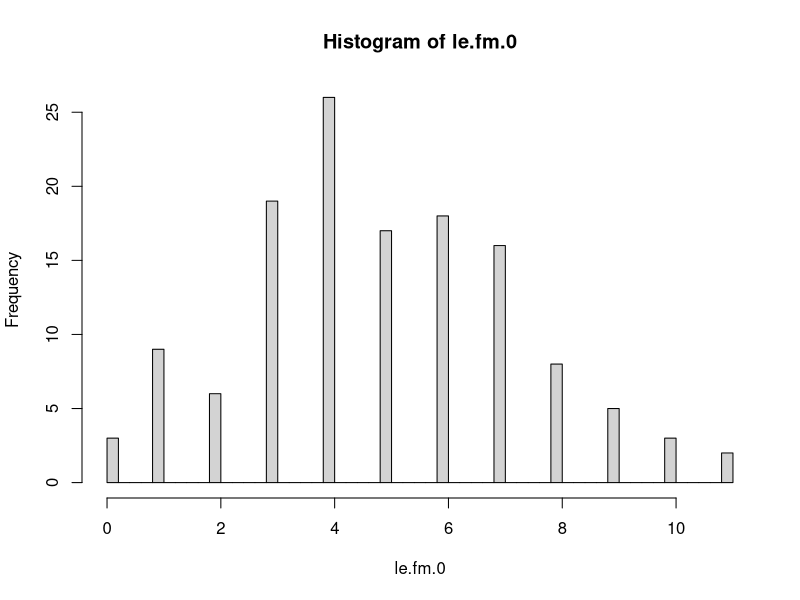
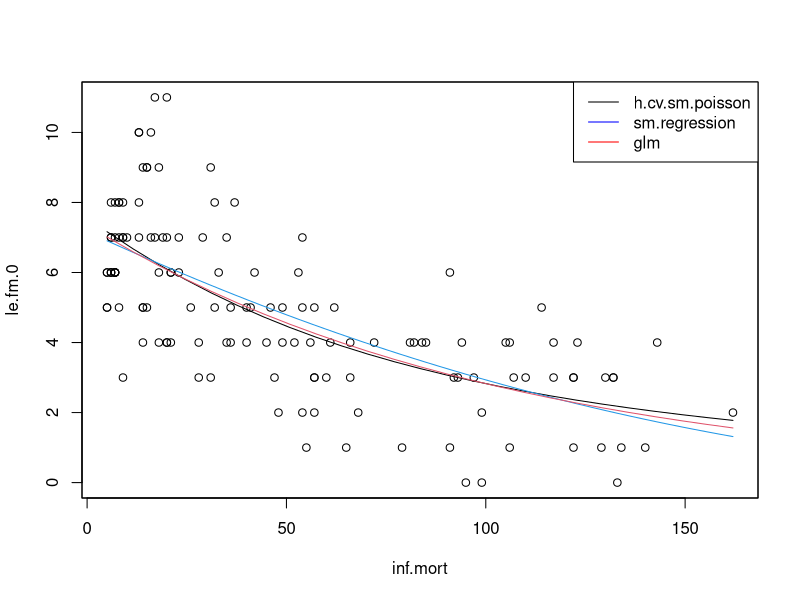
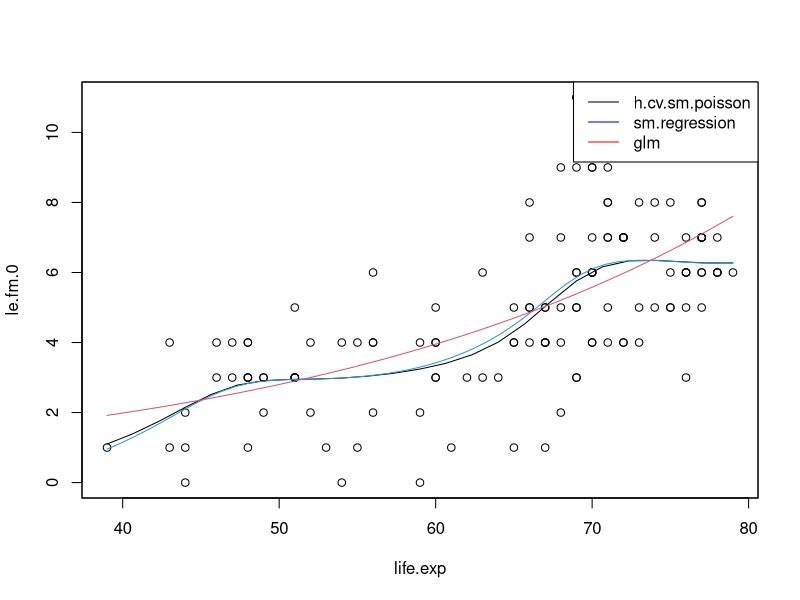

Write the R code that produced these figures, in order.
## ---- chunk 1
knitr::opts_chunk$set(echo = TRUE)
library(knitr)
library(sm)
## ---- chunk 2
countries<-read.table(file="countries.txt",head=T,row.names=2,dec=",")
attach(countries)
le.fm.0 <- pmax(0,le.fm)
hist(le.fm.0,br=40)
## ---- chunk 3

# Write your own CV bandwidth choice script for the local Poisson regression.
# h.cv.sm.possion.R
#
# method can be equal to 'loglik.CV' (default) or 'prob.missclas.CV'
h.cv.sm.poisson <- function(x, y, rg.h = NULL, l.h = 10, method = prob.missclas.CV){
  cv.h <- numeric(l.h)
  if (is.null(rg.h)){
    hh <- c(h.select(x,y,method="cv"), h.select(x,y,method="aicc"))#,hcv(x,y))
    rg.h <- range(hh)
  }
  i <- 0
  gr.h <- exp( seq(log(rg.h[1]/1.1), log(rg.h[2]*1.1), l=l.h))
  for (h in gr.h){
    i <- i+1
    cv.h[i] <- method(x,y,h)
  }
  return(list(h=gr.h,cv.h=cv.h, h.cv = gr.h[which.min(cv.h)]))
}
# method 1
prob.missclas.CV <- function(x,y,h){
  n <- length(x)
  pred <- sapply(1:n, 
                 function(i,x,y,h){
                   sm.poisson(x=x[-i],y=y[-i],h=h,eval.points=x[i],display="none")$estimate
                 },   x,y,h)
  return(sum(abs(pred-y)>.5)/n)
}
# method 2
loglik.CV <- function(x,y,h){
  n <- length(x)
  pred <- sapply(1:n, 
                 function(i,x,y,h){
                   sm.poisson(x=x[-i],y=y[-i],h=h,eval.points=x[i],display="none")$estimate
                 },   x,y,h)
  return(-sum( y*log(pred/(1-pred)) + log(1-pred) ))
}
## ---- chunk 4
h.list <- h.cv.sm.poisson(inf.mort,le.fm.0)#rg.h=c(4,11)

aux <- sm.poisson(inf.mort,le.fm.0,h=h.list$h.cv, col=1) # h=10
sm.regression(inf.mort,le.fm.0,h=h.list$h.cv,col=4,add=T) # h=10
aux.glm <- glm(le.fm.0 ~ inf.mort,family=poisson)
pred <- predict(aux.glm, 
                newdata=data.frame(inf.mort=aux$eval.points),
                type="response")
lines(aux$eval.points,pred,col=2)
legend('topright', c("h.cv.sm.poisson", "sm.regression", "glm"), col = c('black', 'blue', 'red'), lty = c(1, 1, 1))
## ---- chunk 5
h.list <- h.cv.sm.poisson(life.exp,le.fm.0)#rg.h=c(4,11)

aux <- sm.poisson(life.exp,le.fm.0,h=h.list$h.cv, col=1) # h=10
sm.regression(life.exp,le.fm.0,h=h.list$h.cv,col=4,add=T) # h=10
aux.glm <- glm(le.fm.0 ~ life.exp, family=poisson)
pred <- predict(aux.glm, 
                newdata=data.frame(life.exp=aux$eval.points),
                type="response")
lines(aux$eval.points,pred,col=2)
legend('topright', c("h.cv.sm.poisson", "sm.regression", "glm"), col = c('black', 'blue', 'red'), lty = c(1, 1, 1))
